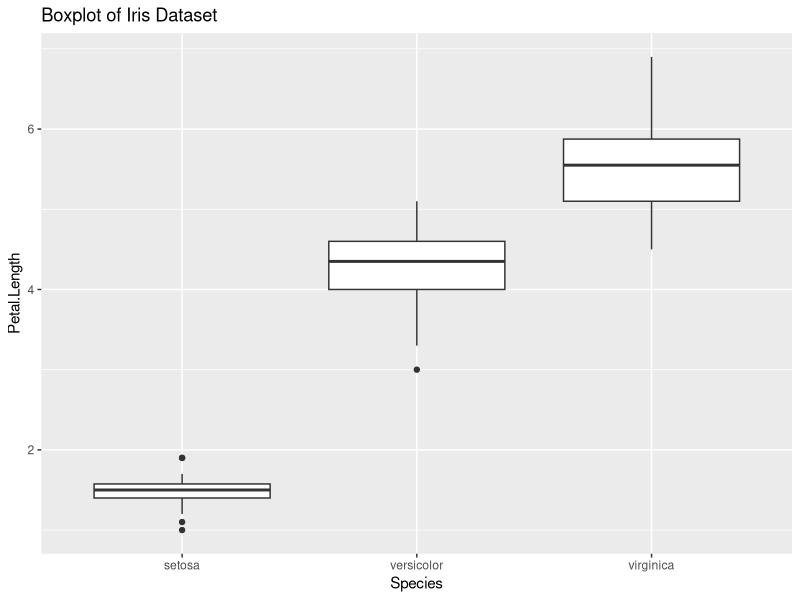

This figure's R source: (Note: this script raises an error after producing the figure.)
## ---- chunk 1
knitr::opts_chunk$set(echo = TRUE, message = F, warning = F)
## ---- chunk 2
library(ggplot2)
library(dplyr)
library(tidyr)
library(knitr)
## ---- chunk 3
data(iris)
iris_tib <- as_tibble(iris)
## ---- chunk 4
g <- iris %>% ggplot(data = ., aes(x = Species, y = Petal.Length)) +
  geom_boxplot() +
  labs(title = 'Boxplot of Iris Dataset',
       xlab = 'Species',
       ylab = 'Petal length (cm)')

g
## ---- chunk 5
iris_outliers <- iris_tib %>% 
  group_by(Species) %>% 
  summarise(quartile_1 = quantile(Petal.Length, probs = 0.25),
            quartile_3 = quantile(Petal.Length, probs = 0.75),
            IQR = quartile_3 - quartile_1,
            upper_inner_limit = quartile_3 + (IQR * 1.5),
            lower_inner_limit = quartile_1 - (IQR * 1.5))

tbl_df(iris_outliers)

# important note: I originally rewrote Golnick's code with
# quartile_1 = quantile(data = .$Petal.Length, probs = 0.25) BUT it produces a 
# result I wasn't expecting. I think '.$' told it to use the ENTIRE column for
# the calculation rather than the grouped variable
## ---- chunk 6
iris_tib <- iris_tib %>% 
  left_join(x = iris_tib,
            y = iris_outliers,
            by = "Species")

iris_tib <- iris_tib %>%
  select(-quartile_1, -quartile_3, -IQR)
## ---- chunk 7
# this requires us to create a logical field, where we can designate 

iris_tib <- iris_tib %>% 
  mutate(is_outlier = if_else(condition = Petal.Length > upper_inner_limit | Petal.Length < lower_inner_limit, true = "Outlier", false = "Not outlier"))
## ---- chunk 8
iris_tib %>% 
  filter(is_outlier == "Outlier") %>% 
  kable()
## ---- chunk 9
# install.packages("dbscan")
library(dbscan)
## ---- chunk 10
# code here
## ---- chunk 11
# code here
## ---- chunk 12
# code here
## ---- chunk 13
# code here
## ---- chunk 14
# code here
## ---- chunk 15
iris_mod <- iris %>% 
  gather(key = "variable", value = "value", 1:4)
g <- ggplot (iris_mod, aes(x=Species, y = value, col = cluster))
g <- g + facet_grid(. ~ variable)
g <- g + geom_jitter()
g
